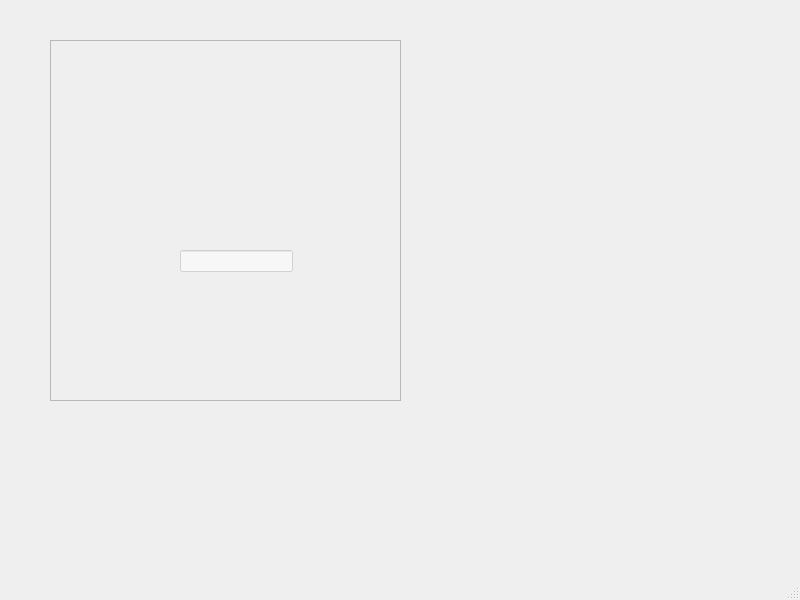
<?xml version="1.0" encoding="UTF-8"?>
<ui version="4.0">
 <class>MainWindow</class>
 <widget class="QMainWindow" name="MainWindow">
  <property name="geometry">
   <rect>
    <x>0</x>
    <y>0</y>
    <width>800</width>
    <height>600</height>
   </rect>
  </property>
  <property name="windowTitle">
   <string>MainWindow</string>
  </property>
  <widget class="QWidget" name="centralwidget">
   <widget class="QFrame" name="frame">
    <property name="geometry">
     <rect>
      <x>50</x>
      <y>40</y>
      <width>351</width>
      <height>361</height>
     </rect>
    </property>
    <property name="styleSheet">
     <string notr="true">background-image: url(:/pics/36667.jpg);</string>
    </property>
    <property name="frameShape">
     <enum>QFrame::StyledPanel</enum>
    </property>
    <property name="frameShadow">
     <enum>QFrame::Raised</enum>
    </property>
    <widget class="QLineEdit" name="lineEdit">
     <property name="geometry">
      <rect>
       <x>130</x>
       <y>210</y>
       <width>113</width>
       <height>22</height>
      </rect>
     </property>
     <property name="styleSheet">
      <string notr="true">background-color: rgba(255, 255, 255, 128);</string>
     </property>
    </widget>
   </widget>
  </widget>
  <widget class="QMenuBar" name="menubar">
   <property name="geometry">
    <rect>
     <x>0</x>
     <y>0</y>
     <width>800</width>
     <height>26</height>
    </rect>
   </property>
  </widget>
  <widget class="QStatusBar" name="statusbar"/>
 </widget>
 <resources>
  <include location="pictures.qrc"/>
 </resources>
 <connections/>
</ui>
